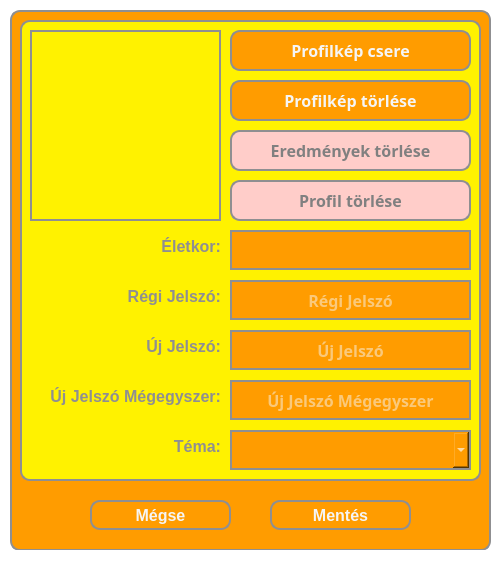
<?xml version="1.0" encoding="UTF-8"?>
<ui version="4.0">
 <class>MainWindow</class>
 <widget class="QMainWindow" name="MainWindow">
  <property name="geometry">
   <rect>
    <x>0</x>
    <y>0</y>
    <width>501</width>
    <height>572</height>
   </rect>
  </property>
  <property name="windowTitle">
   <string>Beállítások</string>
  </property>
  <property name="styleSheet">
   <string notr="true">* {
	background-color: white;
}</string>
  </property>
  <widget class="QWidget" name="centralwidget">
   <widget class="QWidget" name="widget_3" native="true">
    <property name="geometry">
     <rect>
      <x>10</x>
      <y>10</y>
      <width>481</width>
      <height>541</height>
     </rect>
    </property>
    <property name="styleSheet">
     <string notr="true">* {
	background-color:#FF9C00;
	border: 2px solid #8f8f91;
	border-radius: 10px;
	color: white;
	font-size: 16px;
	font-weight: bold;
}</string>
    </property>
    <widget class="QPushButton" name="abortButton">
     <property name="geometry">
      <rect>
       <x>80</x>
       <y>490</y>
       <width>141</width>
       <height>30</height>
      </rect>
     </property>
     <property name="styleSheet">
      <string notr="true">* {
	background-color: #FF9C00;
	color: whitesmoke;
}

*:hover {
	background-color: #FFF200;
	color: #8f8f91;
}</string>
     </property>
     <property name="text">
      <string>Mégse</string>
     </property>
    </widget>
    <widget class="QPushButton" name="saveAndCloseButton">
     <property name="geometry">
      <rect>
       <x>260</x>
       <y>490</y>
       <width>141</width>
       <height>30</height>
      </rect>
     </property>
     <property name="styleSheet">
      <string notr="true">* {
	background-color: #FF9C00;
	color: whitesmoke;
}

*:hover {
	background-color: #FFF200;
	color: #8f8f91;
}</string>
     </property>
     <property name="text">
      <string>Mentés</string>
     </property>
    </widget>
    <widget class="QWidget" name="widget_2" native="true">
     <property name="geometry">
      <rect>
       <x>10</x>
       <y>10</y>
       <width>461</width>
       <height>461</height>
      </rect>
     </property>
     <property name="styleSheet">
      <string notr="true">* {
	background-color: #FFF200;
	border: 2px solid #8f8f91;
	border-radius: 10px;
	color: white;
	font-size: 16px;
	font-weight: bold;
}</string>
     </property>
     <widget class="QFrame" name="profilePicture">
      <property name="geometry">
       <rect>
        <x>10</x>
        <y>10</y>
        <width>191</width>
        <height>191</height>
       </rect>
      </property>
      <property name="styleSheet">
       <string notr="true">border-radius: 0px;</string>
      </property>
      <property name="frameShape">
       <enum>QFrame::StyledPanel</enum>
      </property>
      <property name="frameShadow">
       <enum>QFrame::Raised</enum>
      </property>
     </widget>
     <widget class="QPushButton" name="changeProfilePictureButton">
      <property name="geometry">
       <rect>
        <x>210</x>
        <y>10</y>
        <width>241</width>
        <height>41</height>
       </rect>
      </property>
      <property name="font">
       <font>
        <family>Corbel</family>
        <pointsize>-1</pointsize>
        <bold>true</bold>
       </font>
      </property>
      <property name="styleSheet">
       <string notr="true">* {
	background-color: #FF9C00;
	color: whitesmoke;
}

*:hover {
	background-color: #FFF200;
	color: #8f8f91;
}</string>
      </property>
      <property name="text">
       <string>Profilkép csere</string>
      </property>
     </widget>
     <widget class="QPushButton" name="restoreDefaultResultsButton">
      <property name="geometry">
       <rect>
        <x>210</x>
        <y>110</y>
        <width>241</width>
        <height>41</height>
       </rect>
      </property>
      <property name="font">
       <font>
        <family>Corbel</family>
        <pointsize>-1</pointsize>
        <bold>true</bold>
       </font>
      </property>
      <property name="styleSheet">
       <string notr="true">* {
	background-color: rgb(255, 205, 201);
	color: grey;
}

*:hover {
	background-color: rgb(255, 102, 89);
	color: white;
}</string>
      </property>
      <property name="text">
       <string>Eredmények törlése</string>
      </property>
     </widget>
     <widget class="QPushButton" name="deleteUserProfileButton">
      <property name="geometry">
       <rect>
        <x>210</x>
        <y>160</y>
        <width>241</width>
        <height>41</height>
       </rect>
      </property>
      <property name="font">
       <font>
        <family>Corbel</family>
        <pointsize>-1</pointsize>
        <bold>true</bold>
       </font>
      </property>
      <property name="styleSheet">
       <string notr="true">* {
	background-color: rgb(255, 205, 201);
	color: grey;
}

*:hover {
	background-color: rgb(255, 102, 89);
	color: white;
}</string>
      </property>
      <property name="text">
       <string>Profil törlése</string>
      </property>
     </widget>
     <widget class="QComboBox" name="changeThemeBox">
      <property name="geometry">
       <rect>
        <x>210</x>
        <y>410</y>
        <width>241</width>
        <height>40</height>
       </rect>
      </property>
      <property name="font">
       <font>
        <family>Corbel</family>
        <pointsize>-1</pointsize>
        <bold>true</bold>
       </font>
      </property>
      <property name="styleSheet">
       <string notr="true">* {
	background-color: #FF9C00;;
	border-radius: 0;
}</string>
      </property>
      <property name="editable">
       <bool>true</bool>
      </property>
      <property name="currentText">
       <string/>
      </property>
      <property name="placeholderText">
       <string/>
      </property>
      <property name="frame">
       <bool>true</bool>
      </property>
     </widget>
     <widget class="QPushButton" name="deleteProfilePictureButton">
      <property name="geometry">
       <rect>
        <x>210</x>
        <y>60</y>
        <width>241</width>
        <height>41</height>
       </rect>
      </property>
      <property name="font">
       <font>
        <family>Corbel</family>
        <pointsize>-1</pointsize>
        <bold>true</bold>
       </font>
      </property>
      <property name="styleSheet">
       <string notr="true">* {
	background-color: #FF9C00;
	color: whitesmoke;
}

*:hover {
	background-color: #FFF200;
	color: #8f8f91;
}</string>
      </property>
      <property name="text">
       <string>Profilkép törlése</string>
      </property>
     </widget>
     <widget class="QLineEdit" name="changeUserAge">
      <property name="geometry">
       <rect>
        <x>210</x>
        <y>210</y>
        <width>241</width>
        <height>40</height>
       </rect>
      </property>
      <property name="styleSheet">
       <string notr="true">* {
	background-color:#FF9C00;
	border-radius: 0;
	color: whitesmoke;
}

*:hover {
	background-color:#FFF200;
	color: #8f8f91;
}</string>
      </property>
      <property name="text">
       <string/>
      </property>
      <property name="echoMode">
       <enum>QLineEdit::Normal</enum>
      </property>
      <property name="alignment">
       <set>Qt::AlignCenter</set>
      </property>
      <property name="placeholderText">
       <string/>
      </property>
     </widget>
     <widget class="QLineEdit" name="oldPassword">
      <property name="geometry">
       <rect>
        <x>210</x>
        <y>260</y>
        <width>241</width>
        <height>40</height>
       </rect>
      </property>
      <property name="font">
       <font>
        <family>Corbel</family>
        <pointsize>-1</pointsize>
        <bold>true</bold>
       </font>
      </property>
      <property name="autoFillBackground">
       <bool>false</bool>
      </property>
      <property name="styleSheet">
       <string notr="true">* {
	background-color:#FF9C00;
	border-radius: 0;
	color: whitesmoke;
}

*:hover {
	background-color:#FFF200;
	color: #8f8f91;
}</string>
      </property>
      <property name="echoMode">
       <enum>QLineEdit::Password</enum>
      </property>
      <property name="alignment">
       <set>Qt::AlignCenter</set>
      </property>
      <property name="placeholderText">
       <string>Régi Jelszó</string>
      </property>
     </widget>
     <widget class="QLineEdit" name="newPassword1">
      <property name="geometry">
       <rect>
        <x>210</x>
        <y>310</y>
        <width>241</width>
        <height>40</height>
       </rect>
      </property>
      <property name="font">
       <font>
        <family>Corbel</family>
        <pointsize>-1</pointsize>
        <bold>true</bold>
       </font>
      </property>
      <property name="autoFillBackground">
       <bool>false</bool>
      </property>
      <property name="styleSheet">
       <string notr="true">* {
	background-color:#FF9C00;
	border-radius: 0;
	color: whitesmoke;
}

*:hover {
	background-color:#FFF200;
	color: #8f8f91;
}</string>
      </property>
      <property name="echoMode">
       <enum>QLineEdit::Password</enum>
      </property>
      <property name="alignment">
       <set>Qt::AlignCenter</set>
      </property>
      <property name="placeholderText">
       <string>Új Jelszó</string>
      </property>
     </widget>
     <widget class="QLineEdit" name="newPassword2">
      <property name="geometry">
       <rect>
        <x>210</x>
        <y>360</y>
        <width>241</width>
        <height>40</height>
       </rect>
      </property>
      <property name="font">
       <font>
        <family>Corbel</family>
        <pointsize>-1</pointsize>
        <bold>true</bold>
       </font>
      </property>
      <property name="autoFillBackground">
       <bool>false</bool>
      </property>
      <property name="styleSheet">
       <string notr="true">* {
	background-color:#FF9C00;
	border-radius: 0;
	color: whitesmoke;
}

*:hover {
	background-color:#FFF200;
	color: #8f8f91;
}</string>
      </property>
      <property name="echoMode">
       <enum>QLineEdit::Password</enum>
      </property>
      <property name="alignment">
       <set>Qt::AlignCenter</set>
      </property>
      <property name="placeholderText">
       <string>Új Jelszó Mégegyszer</string>
      </property>
     </widget>
     <widget class="QLabel" name="userAgeLabel">
      <property name="geometry">
       <rect>
        <x>10</x>
        <y>217</y>
        <width>191</width>
        <height>31</height>
       </rect>
      </property>
      <property name="layoutDirection">
       <enum>Qt::LeftToRight</enum>
      </property>
      <property name="styleSheet">
       <string notr="true">*{
	color: #8f8f91;
	border: none;
}</string>
      </property>
      <property name="text">
       <string>Életkor:</string>
      </property>
      <property name="alignment">
       <set>Qt::AlignRight</set>
      </property>
     </widget>
     <widget class="QLabel" name="oldPasswordLabel">
      <property name="geometry">
       <rect>
        <x>10</x>
        <y>267</y>
        <width>191</width>
        <height>31</height>
       </rect>
      </property>
      <property name="layoutDirection">
       <enum>Qt::LeftToRight</enum>
      </property>
      <property name="styleSheet">
       <string notr="true">*{
	color: #8f8f91;
	border: none;
}</string>
      </property>
      <property name="text">
       <string>Régi Jelszó:</string>
      </property>
      <property name="alignment">
       <set>Qt::AlignRight</set>
      </property>
     </widget>
     <widget class="QLabel" name="newPassword1Label">
      <property name="geometry">
       <rect>
        <x>10</x>
        <y>317</y>
        <width>191</width>
        <height>31</height>
       </rect>
      </property>
      <property name="layoutDirection">
       <enum>Qt::LeftToRight</enum>
      </property>
      <property name="styleSheet">
       <string notr="true">*{
	color: #8f8f91;
	border: none;
}</string>
      </property>
      <property name="text">
       <string>Új Jelszó:</string>
      </property>
      <property name="alignment">
       <set>Qt::AlignRight</set>
      </property>
     </widget>
     <widget class="QLabel" name="newPassword2Label">
      <property name="geometry">
       <rect>
        <x>10</x>
        <y>367</y>
        <width>191</width>
        <height>31</height>
       </rect>
      </property>
      <property name="layoutDirection">
       <enum>Qt::LeftToRight</enum>
      </property>
      <property name="styleSheet">
       <string notr="true">*{
	color: #8f8f91;
	border: none;
}</string>
      </property>
      <property name="text">
       <string>Új Jelszó Mégegyszer:</string>
      </property>
      <property name="alignment">
       <set>Qt::AlignRight</set>
      </property>
     </widget>
     <widget class="QLabel" name="themeLabel">
      <property name="geometry">
       <rect>
        <x>10</x>
        <y>417</y>
        <width>191</width>
        <height>31</height>
       </rect>
      </property>
      <property name="layoutDirection">
       <enum>Qt::LeftToRight</enum>
      </property>
      <property name="styleSheet">
       <string notr="true">*{
	color: #8f8f91;
	border: none;
}</string>
      </property>
      <property name="text">
       <string>Téma:</string>
      </property>
      <property name="alignment">
       <set>Qt::AlignRight</set>
      </property>
     </widget>
    </widget>
   </widget>
  </widget>
  <widget class="QStatusBar" name="statusbar"/>
 </widget>
 <resources/>
 <connections/>
</ui>
